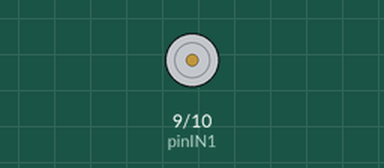
A sketch run on a simulated Arduino Uno, built with avr-gcc and run on an emulated ATmega328P. On the bench: motor-driver pin pairs drawn as motors (green arrow = first pin HIGH = forward, orange = second pin HIGH = backward, longer = more drive).

Above: at 0.05 s.
Timing chart, 0 to 3.0 s (numbered marks = the images above):
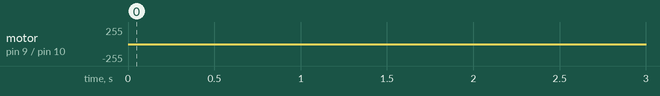

The sketch:

Perturbaci_n.ino
```cpp
// Pines de control conectados al driver L298N
const int pinIN1 = 9;  // Controla la polaridad positiva (Atracción)
const int pinIN2 = 10; // Controla la polaridad negativa (Repulsión)

// Parámetros de la perturbación
const float omega = 5.0; // Frecuencia en rad/sec
const unsigned long tiempo_inicio = 13000; // 13 segundos en milisegundos

void setup() {
  // Configurar los pines PWM como salidas
  pinMode(pinIN1, OUTPUT);
  pinMode(pinIN2, OUTPUT);

  // Asegurarnos de que el electroimán inicie apagado
  analogWrite(pinIN1, 0);
  analogWrite(pinIN2, 0);
}

void loop() {
  // Obtener el tiempo actual de ejecución del Arduino
  unsigned long tiempo_actual = millis();

  // Verificar si ya pasaron los 13 segundos
  if (tiempo_actual >= tiempo_inicio) {

    // Calcular el tiempo efectivo de la perturbación en segundos
    float t = (tiempo_actual - tiempo_inicio) / 1000.0;

    // Calcular el valor de la onda senoidal: sin(5 * t)
    // Esto nos dará un valor entre -1.0 y 1.0
    float valor_seno = sin(omega * t);

    // Mapear la amplitud del seno (0 a 1) al rango PWM del Arduino (0 a 255)
    // Usamos abs() porque el PWM siempre debe ser positivo
    int senal_pwm = (int)(abs(valor_seno) * 255);

    // Lógica direccional "Push-Pull" (Atracción / Repulsión)
    if (valor_seno >= 0) {
      // Ciclo positivo de la onda
      analogWrite(pinIN1, senal_pwm);
      analogWrite(pinIN2, 0);
    } else {
      // Ciclo negativo de la onda
      analogWrite(pinIN1, 0);
      analogWrite(pinIN2, senal_pwm);
    }

  } else {
    // Si aún no llegamos a t=13s, mantenemos el electroimán apagado
    analogWrite(pinIN1, 0);
    analogWrite(pinIN2, 0);
  }
}
```
